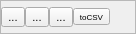
<?xml version="1.0" encoding="UTF-8"?>
<ui version="4.0">
 <class>vpParserWidget</class>
 <widget class="QFrame" name="vpParserWidget">
  <property name="geometry">
   <rect>
    <x>0</x>
    <y>0</y>
    <width>123</width>
    <height>34</height>
   </rect>
  </property>
  <property name="sizePolicy">
   <sizepolicy hsizetype="Minimum" vsizetype="Minimum">
    <horstretch>0</horstretch>
    <verstretch>0</verstretch>
   </sizepolicy>
  </property>
  <property name="font">
   <font>
    <pointsize>8</pointsize>
   </font>
  </property>
  <property name="windowTitle">
   <string>Frame</string>
  </property>
  <property name="frameShape">
   <enum>QFrame::StyledPanel</enum>
  </property>
  <property name="frameShadow">
   <enum>QFrame::Raised</enum>
  </property>
  <layout class="QVBoxLayout" name="verticalLayout">
   <property name="spacing">
    <number>0</number>
   </property>
   <property name="margin">
    <number>0</number>
   </property>
   <item>
    <layout class="QHBoxLayout" name="horizontalLayout_2">
     <property name="spacing">
      <number>0</number>
     </property>
     <item>
      <layout class="QHBoxLayout" name="horizontalLayout">
       <property name="spacing">
        <number>0</number>
       </property>
       <item>
        <widget class="QToolButton" name="toolButton_2">
         <property name="text">
          <string>...</string>
         </property>
        </widget>
       </item>
       <item>
        <widget class="QToolButton" name="toolButton">
         <property name="text">
          <string>...</string>
         </property>
        </widget>
       </item>
       <item>
        <widget class="QToolButton" name="btn_record">
         <property name="text">
          <string>...</string>
         </property>
         <property name="icon">
          <iconset resource="icons.qrc">
           <normaloff>:/icons/record.png</normaloff>:/icons/record.png</iconset>
         </property>
         <property name="iconSize">
          <size>
           <width>20</width>
           <height>20</height>
          </size>
         </property>
         <property name="checkable">
          <bool>true</bool>
         </property>
        </widget>
       </item>
       <item>
        <widget class="QToolButton" name="btn_exportCSV">
         <property name="sizePolicy">
          <sizepolicy hsizetype="Fixed" vsizetype="Fixed">
           <horstretch>0</horstretch>
           <verstretch>0</verstretch>
          </sizepolicy>
         </property>
         <property name="font">
          <font>
           <pointsize>6</pointsize>
          </font>
         </property>
         <property name="text">
          <string>toCSV</string>
         </property>
         <property name="icon">
          <iconset resource="icons.qrc">
           <normaloff>:/icons/save_csv.png</normaloff>:/icons/save_csv.png</iconset>
         </property>
         <property name="iconSize">
          <size>
           <width>20</width>
           <height>20</height>
          </size>
         </property>
        </widget>
       </item>
      </layout>
     </item>
     <item>
      <widget class="vpTxRxWidget" name="tx_widget" native="true">
       <property name="minimumSize">
        <size>
         <width>25</width>
         <height>10</height>
        </size>
       </property>
       <property name="maximumSize">
        <size>
         <width>100</width>
         <height>50</height>
        </size>
       </property>
      </widget>
     </item>
    </layout>
   </item>
  </layout>
 </widget>
 <customwidgets>
  <customwidget>
   <class>vpTxRxWidget</class>
   <extends>QWidget</extends>
   <header>vptxrxwidget.h</header>
   <container>1</container>
  </customwidget>
 </customwidgets>
 <resources>
  <include location="icons.qrc"/>
 </resources>
 <connections/>
</ui>
